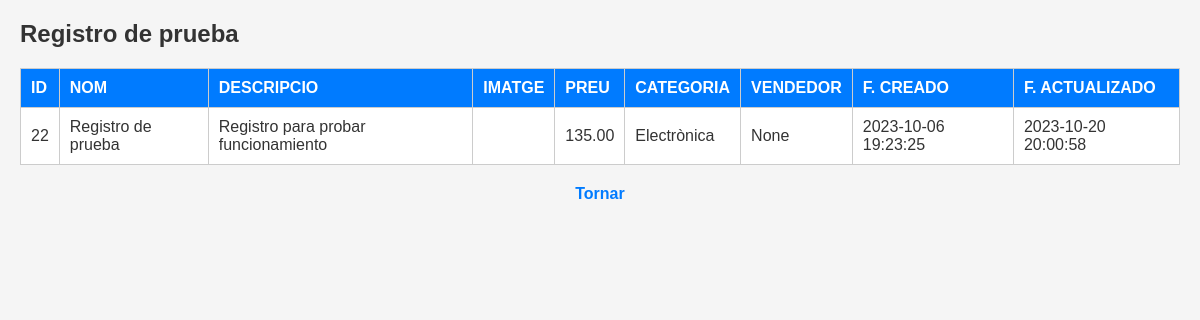
Screenshot of /products/read/22 with the database file from the repository.
### my_app/models.py (models this page shows)
class Product(db.Model):
    __tablename__ = 'products'
    id = db.Column(db.Integer, primary_key=True)
    title = db.Column(db.Text)
    description = db.Column(db.Text)
    photo = db.Column(db.Text)
    price = db.Column(db.DECIMAL(10, 2))
    category_id = db.Column(db.Integer, db.ForeignKey('categories.id'))
    seller_id = db.Column(db.Integer, db.ForeignKey('users.id'))
    created = db.Column(db.DateTime, default=datetime.utcnow, nullable=False)
    updated = db.Column(db.DateTime, default=datetime.utcnow, nullable=False)

class Category(db.Model):
    __tablename__ = 'categories'
    id = db.Column(db.Integer, primary_key=True)
    name = db.Column(db.Text, unique=True)
    slug = db.Column(db.Text, unique=True)

### my_app/routes_main.py (the view)
@main_bp.route('/products/read/<int:id>')
def products_read(id):
    try:
        (product, category) = db.session.query(Product, Category).join(Category).filter(Product.id == id).one()
        return render_template('products/read.html', product = product, category = category)
    except Exception as error:
        flash(f"Error al mostrar producto: {str(error)}")
        return redirect(url_for('main_bp.list_products'))

### my_app/templates/products/read.html (shortened to what this page needs)
<!DOCTYPE html>
<html lang="en">
<head>
    <link rel="stylesheet" href="/static/read.css">
</head>
<body>
    <h1>{{ product.title }}</h1>
    <table border="1">
        <tr>
            <th>ID</th>
            <th>NOM</th>
            <th>DESCRIPCIO</th>
            <th>IMATGE</th>
            <th>PREU</th>
            <th>CATEGORIA</th>
            <th>VENDEDOR</th>
            <th>F. CREADO</th>
            <th>F. ACTUALIZADO</th>
        </tr>
        <tr>
            <td>{{ product.id }}</td>
            <td>{{ product.title }}</td>
            <td>{{ product.description }}</td>
            <td>{{ product.photo }}</td>
            <td>{{ product.price }}</td>
            <td>{{ category.name }}</td>
            <td>{{ product.seller_id }}</td>
            <td>{{ product.created.strftime("%Y-%m-%d %H:%M:%S") }}</td>
            <td>{{ product.updated.strftime("%Y-%m-%d %H:%M:%S") }}</td>
</tr>
    </table>
    <a href="javascript:history.back()" title="Pagina anterior">Tornar</a>
</body>
</html>
</body>
</html>

### my_app/static/read.css (style rules this page uses)
* { margin: 0; padding: 0; box-sizing: border-box; }
body { font-family: Arial, sans-serif; background-color: #f5f5f5; padding: 20px; }
h1 { font-size: 24px; margin-bottom: 20px; color: #333; }
table { width: 100%; border-collapse: collapse; border: 1px solid #ccc; background-color: #fff; margin-bottom: 20px; }
table th, table td { padding: 10px; text-align: left; border-bottom: 1px solid #ccc; }
table th { background-color: #007bff; color: #fff; font-weight: bold; }
table td { color: #333; }
a { display: block; text-align: center; margin-top: 20px; text-decoration: none; color: #007bff; font-weight: bold; }

### rows the page displays
Product: title "Registro de prueba", id "22", description "Registro para probar funcionamiento", price "135.00", seller_id "None", created "2023-10-06 19:23:25", updated "2023-10-20 20:00:58"
Category: name "Electrònica"
